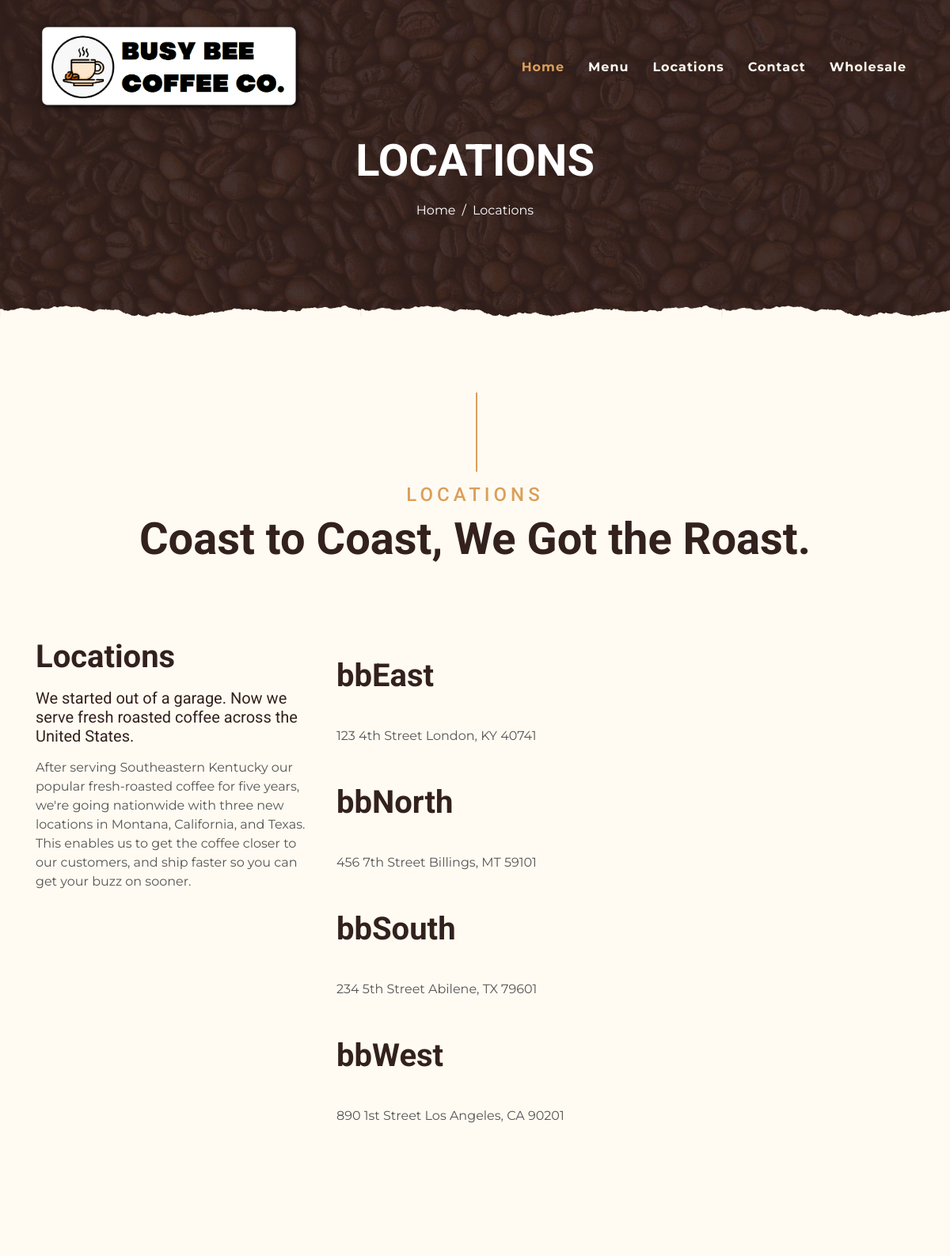
/app/locations.php (upper part), run on an earlier commit of the app's database.
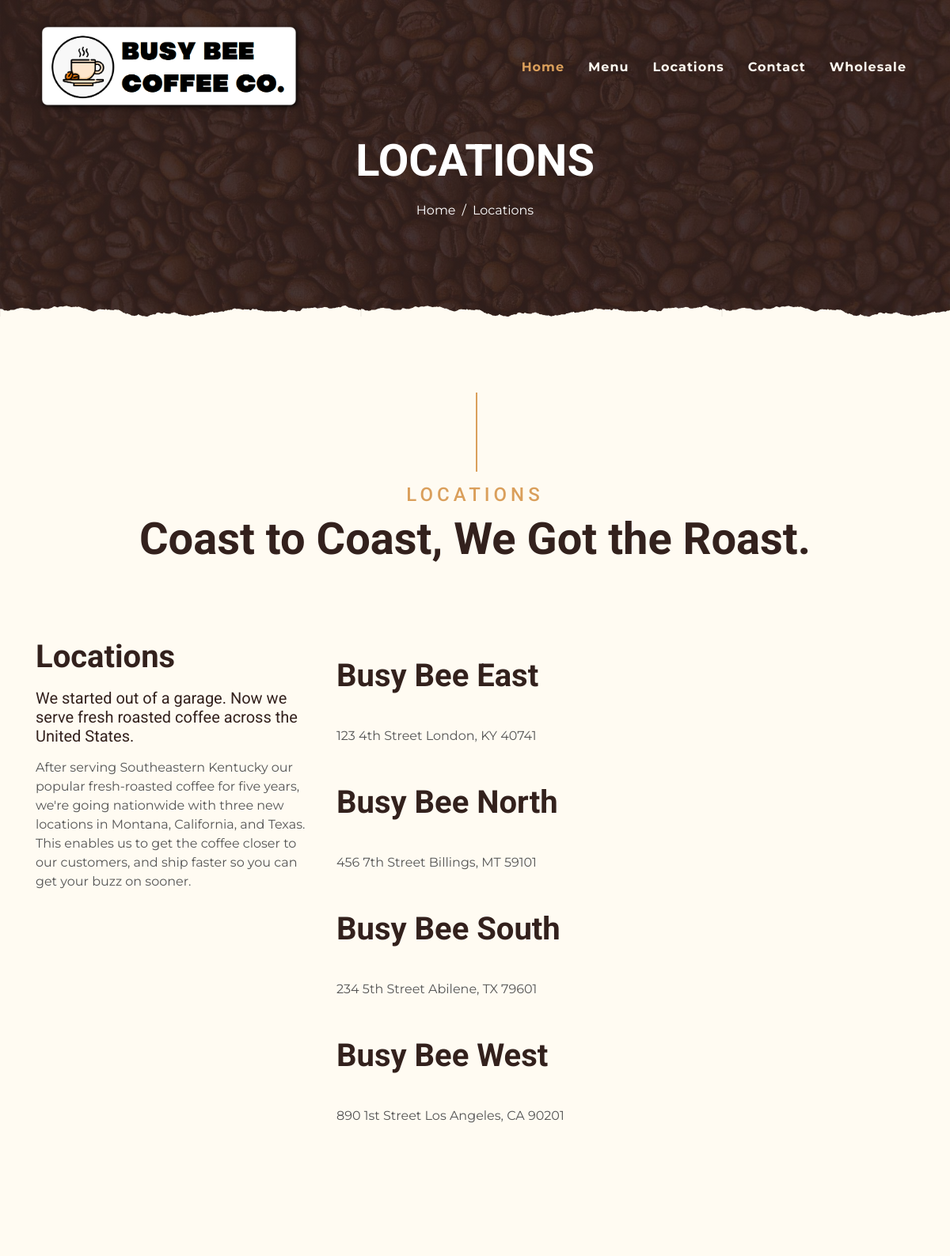
And on a later commit of the database.
### tables this page shows
CREATE TABLE IF NOT EXISTS `locations` (
  `id` INT NOT NULL AUTO_INCREMENT,
  `locationName` TINYTEXT NULL DEFAULT NULL,
  `address` TINYTEXT NULL DEFAULT NULL,
  `city` TINYTEXT NULL DEFAULT NULL,
  `state` CHAR(2) NULL DEFAULT NULL,
  `zip` VARCHAR(10) NULL DEFAULT NULL,
  PRIMARY KEY (`id`),
  UNIQUE INDEX `id_UNIQUE` (`id` ASC) VISIBLE);

### app/locations.php (the view, shortened to what this page needs)
<?php
require_once 'dbconfig.php';
try {
    $pdo = new PDO("mysql:host=$host;dbname=$dbname", $username, $password);
    $sql = 'SELECT locationName,
                    address,
                    city,
                    state,
                    zip
               FROM locations
              ORDER BY locationName';
    $q = $pdo->query($sql);
    $q->setFetchMode(PDO::FETCH_ASSOC);
} catch (PDOException $e) {
    die("Could not connect to the database $dbname :" . $e->getMessage());
}
?>
<!DOCTYPE html>
<html lang="en">
<head>
    <link href="https://cdnjs.cloudflare.com/ajax/libs/font-awesome/5.10.0/css/all.min.css" rel="stylesheet">
    <link href="lib/owlcarousel/assets/owl.carousel.min.css" rel="stylesheet">
    <link href="lib/tempusdominus/css/tempusdominus-bootstrap-4.min.css" rel="stylesheet" />
    <link href="css/style.min.css" rel="stylesheet">
</head>
<body>
    <div class="container-fluid p-0 nav-bar">
        <nav class="navbar navbar-expand-lg bg-none navbar-dark py-3">
            <a href="index.php" class="navbar-brand px-lg-4 m-0">
                <img src="img/logo-round-edges.png" max-height=150px max width="350" alt="Busy Bee Logo">
            </a>
            <div class="collapse navbar-collapse justify-content-between" id="navbarCollapse">
                <div class="navbar-nav ml-auto p-4">
                    <a href="index.php" class="nav-item nav-link active">Home</a>
                    <a href="menu.php" class="nav-item nav-link">Menu</a>
                    <a href="locations.php" class="nav-item nav-link">Locations</a>
                    <a href="contact.html" class="nav-item nav-link">Contact</a>
                    <a href="wholesale.php" class="nav-item nav-link">Wholesale</a>
                </div>
            </div>
        </nav>
    </div>
    <div class="container-fluid page-header mb-5 position-relative overlay-bottom">
        <div class="d-flex flex-column align-items-center justify-content-center pt-0 pt-lg-5" style="min-height: 400px">
            <h1 class="display-4 mb-3 mt-0 mt-lg-5 text-white text-uppercase">Locations</h1>
            <div class="d-inline-flex mb-lg-5">
                <p class="m-0 text-white"><a class="text-white" href="">Home</a></p>
                <p class="m-0 text-white px-2">/</p>
                <p class="m-0 text-white">Locations</p>
            </div>
        </div>
    </div>
    <div class="container-fluid py-5">
        <div class="container">
            <div class="section-title">
                <h4 class="text-primary text-uppercase" style="letter-spacing: 5px;">Locations</h4>
                <h1 class="display-4">Coast to Coast, We Got the Roast.</h1>
            </div>
            <div class="row">
                <div class="col-lg-4 py-0 py-lg-5">
                    <h1 class="mb-3">Locations</h1>
                    <h5 class="mb-3">We started out of a garage. Now we serve fresh roasted coffee across the United States.</h5>
                    <p>After serving Southeastern Kentucky our popular fresh-roasted coffee for five years, we're going nationwide with three new locations in Montana, California, and Texas. This enables us to get the coffee closer to our customers, and ship faster so you can get your buzz on sooner.</p>
                </div>
                <div class="col-lg-4 py-0 py-lg-5">
                    <?php while ($row = $q->fetch()) : ?>
                        <br><h1 class="mb-3"><?php echo htmlspecialchars($row['locationName']) ?></h1></br>
                        <?php echo htmlspecialchars($row['address']) ?>
                        <?php echo htmlspecialchars($row['city']) ?>,
                        <?php echo htmlspecialchars($row['state']) ?>
                        <?php echo htmlspecialchars($row['zip']) ?>
                        <br></br>
                    <?php endwhile; ?>
                </div>
            </div>
        </div>
    </div>
</body>
</html>

What changed in the data, as far as the page shows it:
changed locations "123 4th Street": locationName "bbEast" → "Busy Bee East"
changed locations "456 7th Street": locationName "bbNorth" → "Busy Bee North"
changed locations "234 5th Street": locationName "bbSouth" → "Busy Bee South"
changed locations "890 1st Street": locationName "bbWest" → "Busy Bee West"
